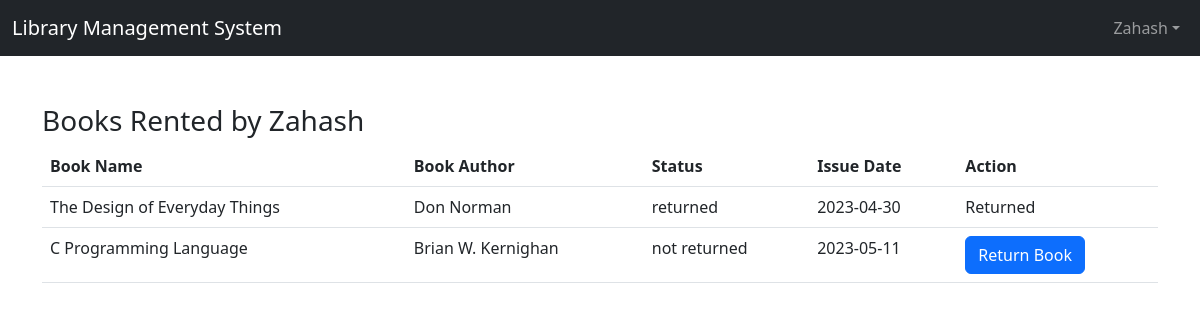
The app's page /user_rented_books.php (signed in) with its own data.
### tables this page shows
CREATE TABLE `issued_books` (
  `s_no` int(11) NOT NULL,
  `book_id` int(11) DEFAULT NULL,
  `book_name` varchar(255) DEFAULT NULL,
  `book_author` varchar(255) DEFAULT NULL,
  `student_id` int(11) DEFAULT NULL,
  `status` varchar(255) DEFAULT NULL,
  `issue_date` date DEFAULT current_timestamp()
);

### user_rented_books.php (the view, shortened to what this page needs)
<?php
$connection = mysqli_connect("localhost", "root", "", "lms");
$query = "SELECT s_no, book_name, book_author, status, issue_date
          FROM issued_books
          WHERE student_id = (SELECT id FROM users WHERE name = '{$_SESSION['username']}')";
$query_run = mysqli_query($connection, $query);
?>
<!doctype html>
<html lang="en">
<head>
  <link href="https://cdn.jsdelivr.net/npm/bootstrap@5.3.0-alpha3/dist/css/bootstrap.min.css" rel="stylesheet">
</head>
<body>
  <nav class="navbar navbar-expand-lg navbar-dark bg-dark ">
    <div class="container-fluid">
      <div class="navbar-header">
        <a class="navbar-brand" href="dashboard.php">Library Management System</a>
      </div>
      <ul class="nav navbar-nav navbar-right">
        <li class="nav-item dropdown">
          <a class="nav-link dropdown-toggle" href="" role="button" data-bs-toggle="dropdown" aria-expanded="false"><?php echo $_SESSION['username'];?></a>
        </li>
      </ul>
    </div>
  </nav><br><br>
  <div class="container">
    <h3>Books Rented by <?php echo $_SESSION['username']; ?></h3>
    <table class="table">
      <thead>
        <tr>
          <th>Book Name</th>
          <th>Book Author</th>
          <th>Status</th>
          <th>Issue Date</th>
          <th>Action</th>
        </tr>
      </thead>
      <tbody>
        <?php
        while($row = mysqli_fetch_assoc($query_run)){
          echo "<tr>";
          echo "<td>".$row['book_name']."</td>";
          echo "<td>".$row['book_author']."</td>";
          echo "<td>".$row['status']."</td>";
          echo "<td>".$row['issue_date']."</td>";
          echo "<td>";
          if($row['status'] == 'not returned'){
            echo "<button class='btn btn-primary' onclick='returnBook({$row['s_no']})'>Return Book</button>";
          } else {
            echo "Returned";
          }
          echo "</td>";
          echo "</tr>";
        }
        ?>
        </tbody>
      </table>
    </div>
  </body>
  </html>

### records on screen
issued_books: book_name "The Design of Everyday Things", book_author "Don Norman", status "returned", issue_date "2023-04-30", shows "Returned"
issued_books: book_name "C Programming Language", book_author "Brian W. Kernighan", status "not returned", issue_date "2023-05-11"

### other values on screen
$_SESSION['username'] "Zahash"
